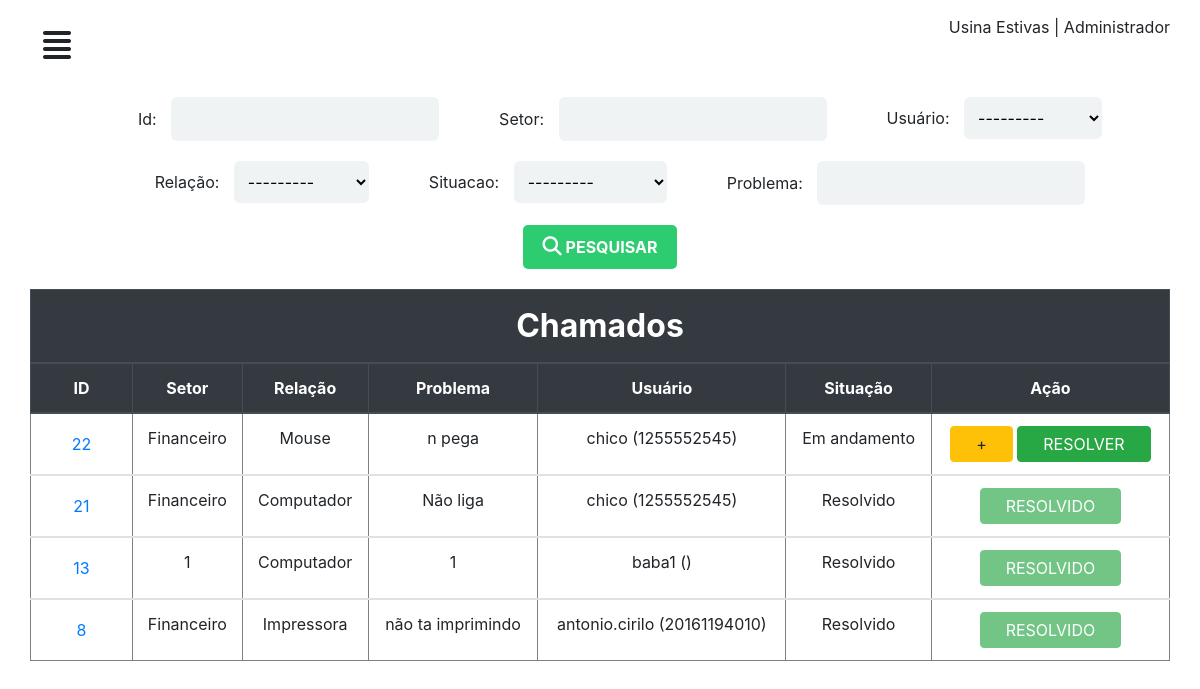
/perfil/chamados/ (signed in), run on an earlier commit of the app's database.
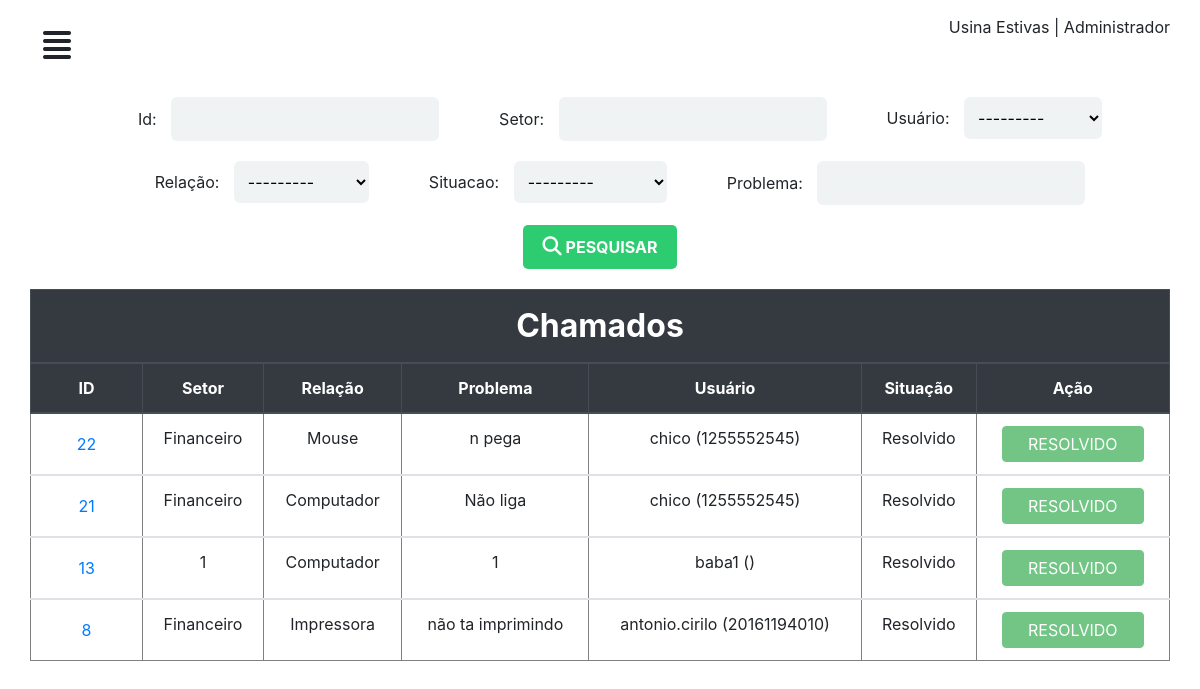
And on a later commit of the database.
### chamados/models.py (models this page shows)
class Chamado(models.Model):
	setor = models.CharField('Setor', max_length=50)
	problema = models.TextField('problema')
	user = models.ForeignKey(CustomUser, on_delete=models.CASCADE)
	relacao = models.ForeignKey(ProblemaRelacionado, on_delete=models.CASCADE)
	situacao = models.ForeignKey(Situacao, on_delete=models.CASCADE, default=1)
	comentario = models.TextField('comentario', null=True)
	datahora_aberto = models.DateTimeField('datahora_aberto', null=True)
	datahora_andamento = models.DateTimeField('datahora_andamento', null=True)
	datahora_fechado = models.DateTimeField('datahora_fechado', null=True)

class Situacao(models.Model):
	situ = models.CharField('situacao', max_length=100)
	def __str__(self):
		return self.situ

class ProblemaRelacionado(models.Model):
	relacao = models.CharField('problema relacionado', max_length=50)
	def __str__(self):
		return self.relacao

class CustomUser (AbstractUser):
	matricula = models.CharField('matricula', max_length=11)
	apelido = models.CharField('apelido', max_length=50)
	def __str__(self):
		return self.username

### chamados/views.py (the view)
# urls.py: path('perfil/chamados/', adminchamados, name="adminchamados"),
@login_required
def adminchamados(request):
	chamado = Chamado.objects.all().order_by('-id')
	meufiltro = FiltroChamado(request.GET, queryset=chamado)
	contexto = {
	'filtro': meufiltro
	}
	return render(request, 'admin/admin-chamados.html', contexto)

### chamados/templates/admin/admin-chamados.html (shortened to what this page needs)
{% extends "dashboard/baseperfil.html" %}
{% load static %}
{% block title %}
<link rel="stylesheet" href="{% static 'css/adminchamados.css' %}">
{% endblock%}
{% block conteudo %}
<form method="get">
	<div><span>Id:</span> {{filtro.form.id}}</div>
	<div><span>Setor:</span> {{filtro.form.setor}}</div>
	<div><span>Usuário:</span> {{filtro.form.user}}</div>
	<div><span>Relação:</span> {{filtro.form.relacao}}</div>
	<div><span>Situacao:</span> {{filtro.form.situacao}}</div>
	<div><span>Problema:</span> {{filtro.form.problema}}</div>
	<div class="btnSubmit">
		<button class="btnSubmit--btn" type="submit"><i class="fas fa-search"></i> pesquisar</button>
	</div>
</form>
<div class="table-responsive">
	<table class="table" border="1">
		<thead class="thead-dark">
			<tr>
				<th class="title-table" colspan="7">Chamados</th>
			</tr>
			<tr>
				<th>ID</th>
				<th>Setor</th>
				<th>Relação</th>
				<th>Problema</th>
				<th>Usuário</th>
				<th>Situação</th>
				<th>Ação</th>
			</tr>
		</thead>
		{% for chamado in filtro.qs %}
		<tbody>
			<tr>
				<td><button type="button" class="btn btn-link" data-toggle="modal" data-target="#chamado-{{chamado.id}}">
					{{chamado.id}}
				</button></td>
				<td>{{chamado.setor}}</td>
				<td>{{chamado.relacao}}</td>
				<td>{{chamado.problema}}</td>
				<td>{{chamado.user}} ({{chamado.user.matricula}})</td>
				<td>{{chamado.situacao}}</td>
				<td>
					{% if chamado.situacao.id == 1 %}
					<a href="{% url 'resolverchamado' chamado.id %}" class="btn btn-primary">Abrir</a>
					{% elif chamado.situacao.id == 2 %}
					<a href="{% url 'comentario' chamado.id %}" class="btn btn-warning">+</a>
					<a href="{% url 'resolvidochamado' chamado.id %}" class="btn btn-success">Resolver </a>
					{% else %}
					<button class="btn btn-success" disabled="">Resolvido </button>{% endif %}</td>
			</tr>
		</tbody>
		{% empty %}
		<tr>Nada cadastrado</tr>
		{% endfor %}
	</table>
</div>
{% endblock %}

What changed in the data, as far as the page shows it:
changed Chamado "n pega": situacao "Em andamento" → "Resolvido"; situacao_id "+ RESOLVER" → "RESOLVIDO"
